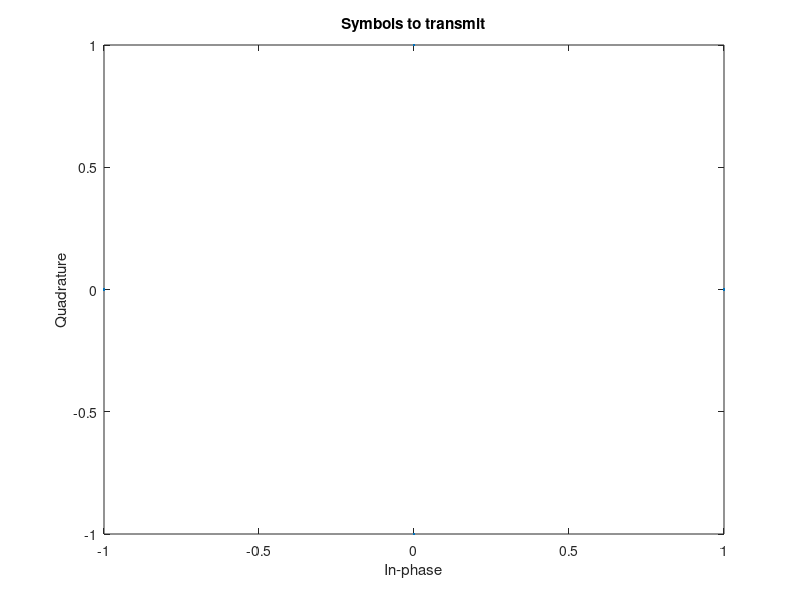

This chart was generated by the following MATLAB code: (Note: this script raises an error after producing the figure.)
%%%%%%%%%%%%%%%%%%%%%%%%%%%%%%%%%%%%%%%%%%%%%%%%%%%%%%%%%%%%%%%%%%%%%%%%%
clear all;
close all;
clc;

%%%%%%%%%%%%%%%%%%%%%%%%%%%%%%%%%%%%%%%%%%%%%%%%%%%%%%%%%%%%%%%%%%%%%%%%%
%%%%%%%%%%%%%%%%%%%%%%  variables %%%%%%%%%%%%%%%%%%%%%%%%%%%%%%%%%%%%%%%
Fs = 40e9;   % sampling frequency
Fb = 1e9;    % Bit rate
Fc = 5e9;    % Carrier frequency
N_of_sym = 20000;
phase_Base = 0; % 46*pi/180;
Noise_level = 30;

%%%%%%%%%%%%%%%%%% Random digital message %%%%%%%%%%%%%%%%%%%%%%%%%%%%%%%
M = 4; % Alphabet size
x = randi([0 M-1], N_of_sym, 1); % PRBS
Nsamp = Fs/Fb;

%%%%%%%%%%%%%%%%%%%%%%%%%%%%%%%%%%%%%%%%%%%%%%%%%%%%%%%%%%%%%%%%%%%%%%%%%
%%%%%%%%%%%%%%%%%%% 4 PSK modulation %%%%%%%%%%%%%%%%%%%%%%%%%%%%%%%%%%%%
y = pskmod(x, M);
s = y;
scatterplot(s); title('Symbols to transmit');

%%%%%%%%%%%%%%%%%%%%%%%%%%%%%%%%%%%%%%%%%%%%%%%%%%%%%%%%%%%%%%%%%%%%%%%%%
%%%%%%%%%%%%%%% Rectangular pulse shaping %%%%%%%%%%%%%%%%%%%%%%%%%%%%%%%
ypulse = rectpulse(y, Nsamp);
scatterplot(s); title('información');

%%%%%%%%%%%%%%%%%%%%%%%%%%%%%%%%%%%%%%%%%%%%%%%%%%%%%%%%%%%%%%%%%%%%%%%%%
%%%%%%%%%%%%%% Channel Response %%%%%%%%%%%%%%%%%%%%%%%%%%%%%%%%%%%%%%%%%
j = sqrt(-1);
h = [0.0545+j*0.05  0.2832-0.1197*j  -0.7676+0.2788*j  -0.0641-0.0576*j ...
     0.0566-0.2275*j  0.4063-0.0739*j];
h = h/norm(h);

%%%%%%%%%%%%%%%%%%%%%%%%%%%%%%%%%%%%%%%%%%%%%%%%%%%%%%%%%%%%%%%%%%%%%%%%%
%%%%%%%%%%%%% Baseband Noisy Signal %%%%%%%%%%%%%%%%%%%%%%%%%%%%%%%%%%%%%
signal = filter(h,1,s);
scatterplot(signal); title('after of channel');

T = length(signal);
dB = Noise_level;

vn = randn(1,T) + sqrt(-1)*randn(1,T);   % AWGN
vn = vn/norm(vn)*10^(-dB/20)*norm(signal);

SNR = 20*log10(norm(signal)/norm(vn))    % Check SNR

signal = signal + vn';

scatterplot(signal); title('Before CMA equalization');

%%%%%%%%%%%%%%%%%%%%%%%%%%%%%%%%%%%%%%%%%%%%%%%%%%%%%%%%%%%%%%%%%%%%%%%%%
%%%%%%%%%%% QPSK demodulation %%%%%%%%%%%%%%%%%%%%%%%%%%%%%%%%%%%%%%%%%%%
z = demodulate(modem.pskdemod(M), signal);

[num_rec, rt_rec] = symerr(x, z);
rt_rec = -1*log10(rt_rec);

disp('%%%%%%%%%%%%%%%%%%%%%%%%%%%%%%%%%%%%%%%%%%%%%%%%%%%%%%%%%%%%')
disp(['Error Rate Rectangular: ' num2str(rt_rec)])
disp('%%%%%%%%%%%%%%%%%%%%%%%%%%%%%%%%%%%%%%%%%%%%%%%%%%%%%%%%%%%%')

%%%%%%%%%%%%%%%%%%%%%%%%%%%%%%%%%%%%%%%%%%%%%%%%%%%%%%%%%%%%%%%%%%%%%%%%%
%%%%%%%%%%%%%%%%%%%%% Passband Transmission %%%%%%%%%%%%%%%%%%%%%%%%%%%%%
%%%%%%%%%%%%%%%%%%%%%%%%%% Radio Signal %%%%%%%%%%%%%%%%%%%%%%%%%%%%%%%%%
F = Fc/Fs;

t_c = 0:1:length(real(ypulse))-1;

In_phase = cos(2*pi*F.*t_c + phase_Base);
Quadrature = sin(2*pi*F.*t_c + phase_Base);

In_phase_np = cos(2*pi*F.*t_c);
Quadrature_np = sin(2*pi*F.*t_c);

figure, plot(In_phase(1:100)); hold on;
plot(real(ypulse(1:100)),'r');

IP_c = real(ypulse)'.*In_phase;
Q_c  = imag(ypulse)'.*Quadrature;

RF_signal = IP_c + Q_c;

figure, stem(RF_signal(1:100));

%%%%%%%%%%%%%%%%%%%%%%%%%%%%%%%%%%%%%%%%%%%%%%%%%%%%%%%%%%%%%%%%%%%%%%%%%
%%%%%%%%%%%%%%%%%%%%%%% RF Power Spectrum %%%%%%%%%%%%%%%%%%%%%%%%%%%%%%%
Ei_u = RF_signal;
Npoints_1 = length(RF_signal);

Ei_F  = fftshift(fft(Ei_u));
Ei_Fa = abs(Ei_F)./length(Ei_F);

Frek_1 = ((-(Npoints_1)/2:(Npoints_1/2-1))).*Fs/Npoints_1;

figure
plot(Frek_1/1e6,20*log10(Ei_Fa),'r');
xlabel('Frequency [MHz]')
ylabel('Power [dB]')
title('Power spectrum of RF received signal')

%%%%%%%%%%%%%%%%%%%%%%%%%%%%%%%%%%%%%%%%%%%%%%%%%%%%%%%%%%%%%%%%%%%%%%%%%
%%%%%%%%%%%% Passband Noisy Signal %%%%%%%%%%%%%%%%%%%%%%%%%%%%%%%%%%%%%%
T = length(RF_signal);

vn_bp = randn(1,T) + sqrt(-1)*randn(1,T);
vn_bp = vn_bp/norm(vn_bp)*10^(-dB/20)*norm(RF_signal);

SNR_bp = 20*log10(norm(RF_signal)/norm(vn_bp))

Ei_u = RF_signal + vn_bp;

Ei_u = awgn(Ei_u, Noise_level, 0);

%%%%%%%%%%%%%%%%%%%%%%%%%%%%%%%%%%%%%%%%%%%%%%%%%%%%%%%%%%%%%%%%%%%%%%%%%
%%%%%%%%%%%%%%%%%%%%%%%%%%% Receiver %%%%%%%%%%%%%%%%%%%%%%%%%%%%%%%%%%%%

% 1 Local Oscillator
E_demod_BB  = Ei_u .* In_phase_np;
E_demod_BB2 = Ei_u .* Quadrature_np;

% 2 Low pass filter
Wp = (Fb + 100e6)/(Fs/2);
Ws = (Fb + 250e6)/(Fs/2);

Rp = 3;
Rs = 35;

[n, Ws] = cheb2ord(Wp, Ws, Rp, Rs);
[bRec, aRec] = cheby2(n, Rs, Ws);

figure, freqz(bRec, aRec, 2048, Fs);
title('Pasa bajos');

% 3 Filtering
EBB1 = filter(bRec, aRec, E_demod_BB);
EBB2 = filter(bRec, aRec, E_demod_BB2);

EBB1 = EBB1 - mean(EBB1);
EBB2 = EBB2 - mean(EBB2);

% 4 Power Spectrum
Ei_u = EBB1;
Ei_F  = fftshift(fft(Ei_u));
Ei_Fa = abs(Ei_F)./length(Ei_F);

figure
plot(Frek_1/1e6,20*log10(Ei_Fa),'r');
xlabel('Frequency [MHz]')
ylabel('Power [dB]')
title('Spectrum after demodulator')

% 5 Adjust delay
EBB1 = EBB1(n+floor(n/2):end);
EBB2 = EBB2(n+floor(n/2):end);

% 6 Downsampling
EBB1_downsamp = intdump(EBB1(1:5000*Nsamp), Nsamp);
EBB2_downsamp = intdump(EBB2(1:5000*Nsamp), Nsamp);

RF_signal_recovered = EBB1_downsamp + 1i.*EBB2_downsamp;

scatterplot(RF_signal_recovered);
title('Constellation after demodulation');

%%%%%%%%%%%%%%%%%%%%%%%%%%%%%%%%%%%%%%%%%%%%%%%%%%%%%%%%%%%%%%%%%%%%%%%%%
%%%%%%%%%%%%%%%%%%%%% RF signal demodulation %%%%%%%%%%%%%%%%%%%%%%%%%%%%
RF_signal_received_dem = demodulate(modem.pskdemod(M), RF_signal_recovered);

xm = x(1:length(RF_signal_received_dem))';

[num_RF_received, rt_RF_received] = symerr(xm, RF_signal_received_dem);

rt_RF_received = -1*log10(rt_RF_received);

disp('%%%%%%%%%%%%%%%%%%%%%%%%%%%%%%%%%%%%%%%%%%%%%%%%%%%%%%%%%%%%')
disp(['Bit Error Rate Bandpass transmission: ' num2str(rt_RF_received)])
disp('%%%%%%%%%%%%%%%%%%%%%%%%%%%%%%%%%%%%%%%%%%%%%%%%%%%%%%%%%%%%')
